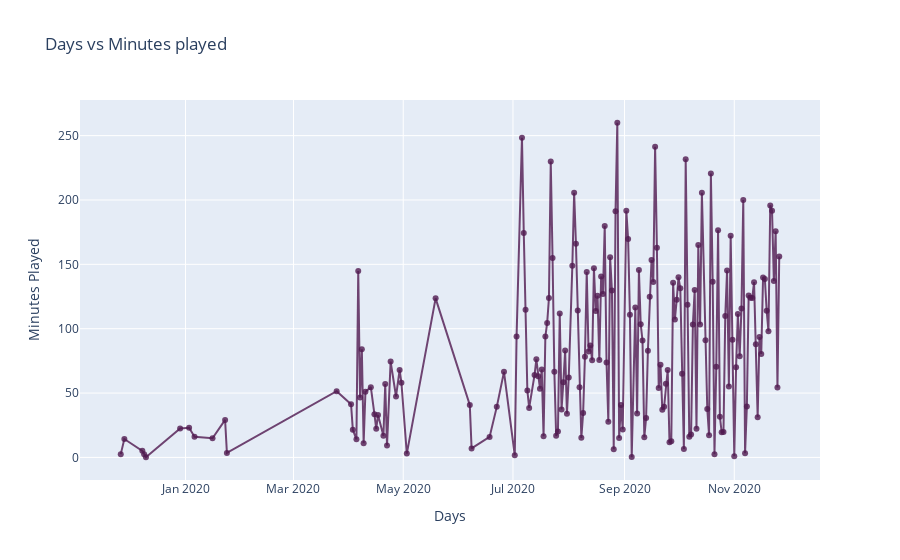

Source (notebook cell):
### Code cell
data  = go.Scatter(
                    x = day['day'],
                    y = day['minutes_played'],
                    mode = "lines+markers",
                    marker = dict(color = 'rgba(80, 26, 80, 0.8)'),
                    text= day['day'])

layout = dict(title = 'Days vs Minutes played',
              xaxis= dict(title= 'Days',ticklen= 5,zeroline= False),
              yaxis= dict(title= 'Minutes Played',ticklen= 5,zeroline= False)
             )
fig = go.Figure(data=data,layout = layout)
fig.write_html('day.html')
fig.show()

### Figure 1 — Plotly figure (JSON) as saved in the notebook; plotly's stock layout.template omitted (floating-point values rounded to 4 significant figures; data arrays with more than 128 entries replaced by an {"elided": "..."} marker saying what was removed)
{"data": [{"marker": {"color": "rgba(80, 26, 80, 0.8)"}, "mode": "lines+markers", "text": {"elided": "178 str values"}, "type": "scatter", "x": {"elided": "178 str values"}, "y": {"elided": "178 float values"}}], "layout": {"title": {"text": "Days vs Minutes played"}, "xaxis": {"ticklen": 5, "title": {"text": "Days"}, "zeroline": false}, "yaxis": {"ticklen": 5, "title": {"text": "Minutes Played"}, "zeroline": false}}}
